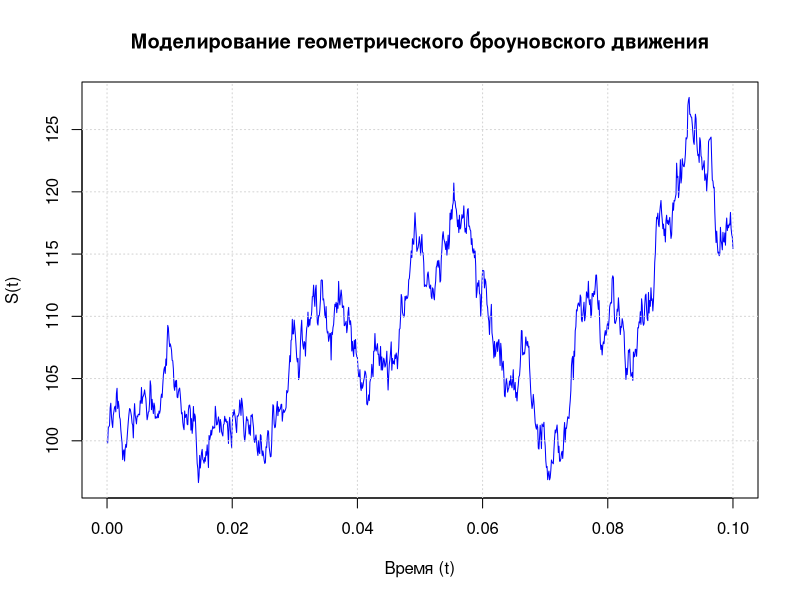

Here is the R script that generated this plot:
set.seed(123) # Фиксируем случайные значения для повторяемости эксперимента

# Задание 1 ----

# Параметры 
S0 <- 100 
a <- 0.5   
sigma <- 0.8
delta <- 0.0001 
k_max <- 1000  
n <- k_max + 1 

# Генерируем случайные приращения для броуновского движения
epsilon <- rnorm(n, mean = 0, sd = sqrt(delta))

# Инициализируем вектор для броуновского движения
B <- numeric(n)
for (k in 2:n) {
  B[k] <- B[k - 1] + epsilon[k] 
}

# Инициализация вектора для геометрического броуновского движения
S <- numeric(n)
S[1] <- S0  # нач. значение

# Моделирование геометрического броуновского движения
for (k in 1:k_max) {
  S[k + 1] <- S[1] * exp((a - sigma^2 / 2) * (k * delta) + sigma * B[k + 1])
}

# График процесса
plot(seq(0, k_max * delta, by = delta), S, type = "l", 
     col = "blue", xlab = "Время (t)", ylab = "S(t)", 
     main = "Моделирование геометрического броуновского движения", lwd = 1)
grid()

# Задание 2 ----

X_k <- numeric(length(S) - 1)  # Создаем вектор для хранения приращений

for (k in 2:length(S)) {
  X_k[k - 1] <- log(S[k] / S[k - 1])  # Вычисляем разность логарифмов соседних значений
}

# Оценка параметра mu (среднего значения приращений)
mu_hat <- sum(X_k) / length(X_k)

# Оценка дисперсии sigma^2
sigma_sq_hat <- sum((X_k - mu_hat) ^ 2) / length(X_k)  

# Преобразование оценок для получения a и sigma^2
sigma_hat_sq <- sigma_sq_hat / delta  # Оценка sigma^2 с учетом дискретизации
a_hat <- mu_hat / delta + sigma_hat_sq / 2  # Оценка a

# Вывод результатов
cat("Оценка параметра a (сноса):", a_hat, "\n")
cat("Оценка параметра sigma^2 (волатильности):", sigma_hat_sq, "\n")
